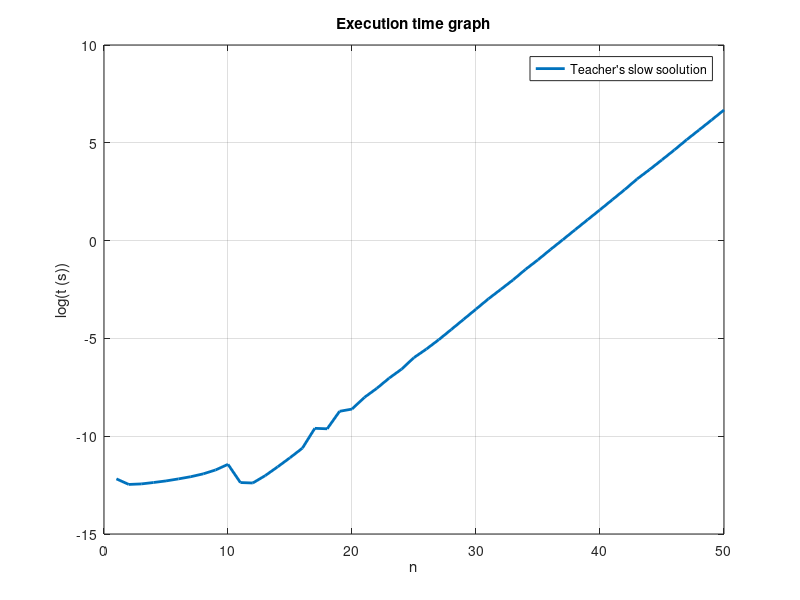
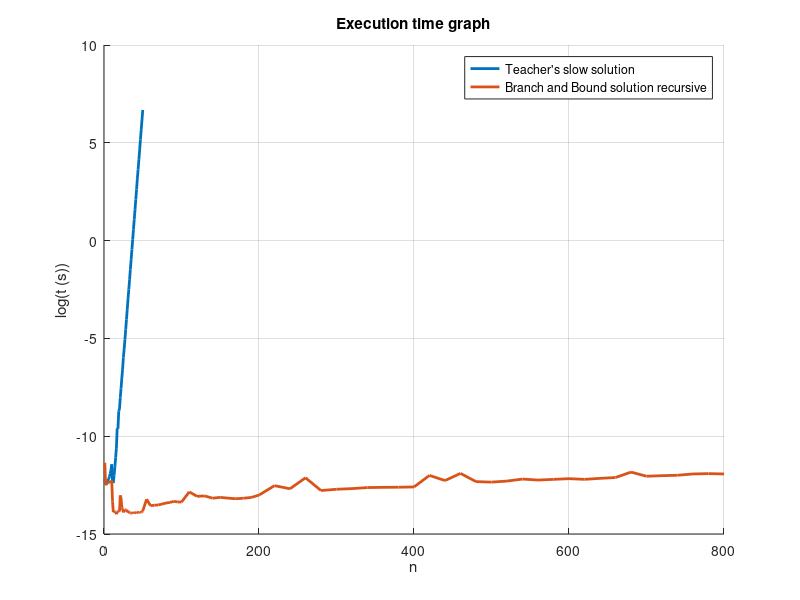
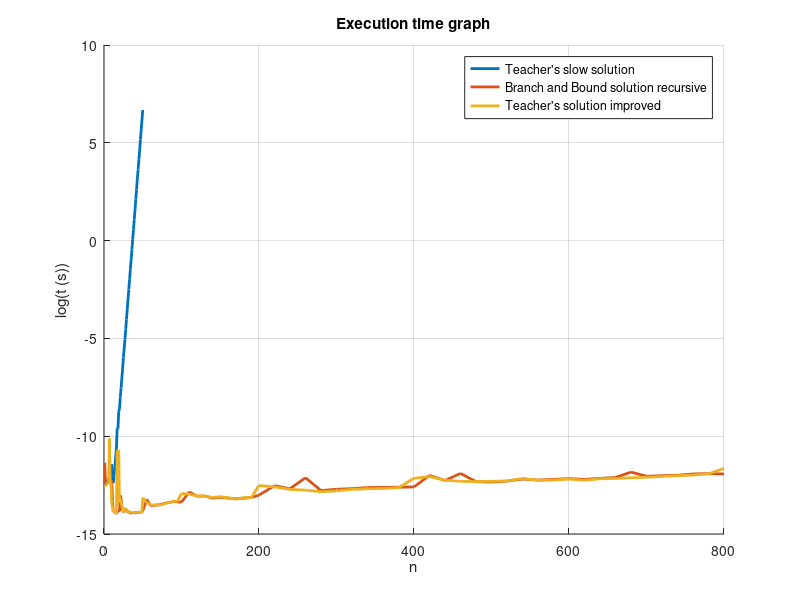
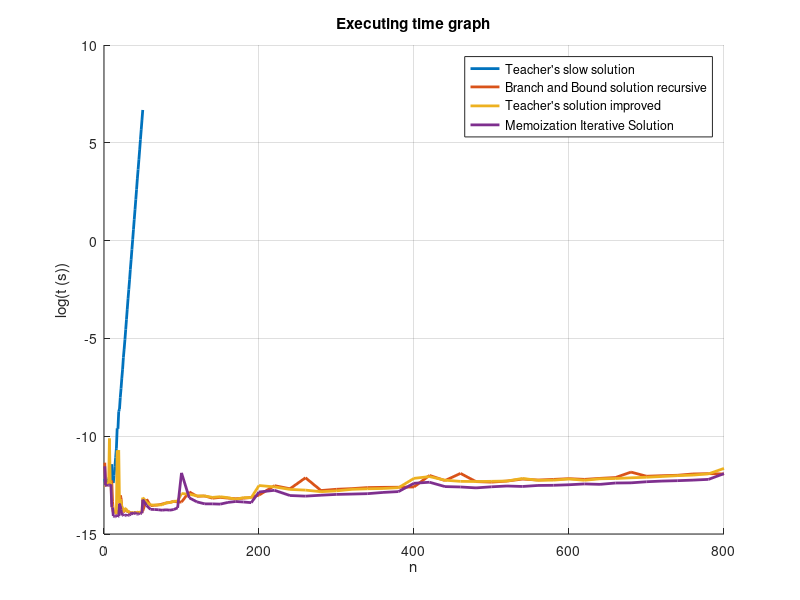

Write MATLAB code to recreate these figures, in order.
clear
clc

exec_temp_1 = [5.125e-06 3.855e-06 3.958e-06 4.257e-06 4.615e-06 5.116e-06 5.728e-06 6.620e-06 8.087e-06 1.077e-05 4.246e-06 4.150e-06 6.046e-06 9.465e-06 1.510e-05 2.464e-05 6.792e-05 6.629e-05 1.622e-04 1.816e-04 3.299e-04 5.240e-04 8.859e-04 1.399e-03 2.525e-03 3.910e-03 6.312e-03 1.058e-02 1.783e-02 3.007e-02 5.088e-02 8.264e-02 1.348e-01 2.303e-01 3.748e-01 6.320e-01 1.046e+00 1.747e+00 2.909e+00 4.832e+00 8.111e+00 1.359e+01 2.343e+01 3.779e+01 6.216e+01 1.032e+02 1.746e+02 2.880e+02 4.762e+02 7.950e+02];

exec_temp_2 = [1.173e-05 3.925e-06 3.779e-06 4.204e-06 4.295e-06 4.151e-06 4.167e-06 4.565e-06 4.208e-06 4.717e-06 1.625e-06 9.390e-07 9.680e-07 9.430e-07 9.410e-07 8.430e-07 9.440e-07 9.660e-07 9.970e-07 9.630e-07 2.202e-06 1.932e-06 1.184e-06 1.123e-06 9.240e-07 1.010e-06 1.053e-06 1.063e-06 1.062e-06 9.290e-07 9.910e-07 9.490e-07 8.850e-07 8.920e-07 8.960e-07 8.980e-07 8.830e-07 9.280e-07 8.930e-07 9.280e-07 9.130e-07 8.830e-07 9.320e-07 9.360e-07 9.120e-07 9.480e-07 9.240e-07 9.210e-07 9.500e-07 9.940e-07 1.813e-06 1.302e-06 1.331e-06 1.349e-06 1.414e-06 1.491e-06 1.533e-06 1.624e-06 1.575e-06 1.563e-06 2.636e-06 2.103e-06 2.141e-06 1.908e-06 1.990e-06 1.916e-06 1.856e-06 1.905e-06 1.981e-06 2.236e-06 3.622e-06 3.090e-06 5.422e-06 2.824e-06 3.012e-06 3.116e-06 3.284e-06 3.324e-06 3.344e-06 3.390e-06 6.118e-06 4.699e-06 6.777e-06 4.454e-06 4.338e-06 4.579e-06 5.072e-06 4.825e-06 4.993e-06 5.179e-06 5.000e-06 5.263e-06 5.490e-06 7.243e-06 5.866e-06 6.032e-06 6.165e-06 6.589e-06 6.697e-06 6.587e-06];
                                                                                                                                                                                                                                                                                                                                                                                                                                                                                                                                                                                                                                                                                                                                                                                                                                                                                                                                                                                                                                                       
exec_temp_3 = [3.617e-06 3.527e-06 3.771e-06 4.098e-06 4.283e-06 4.118e-06 4.044e-05 4.542e-06 4.174e-06 1.400e-06 1.308e-06 9.440e-07 9.890e-07 9.940e-07 9.610e-07 8.460e-07 2.192e-05 1.879e-05 2.224e-05 1.498e-06 1.809e-06 1.651e-06 1.235e-06 1.144e-06 9.470e-07 1.089e-06 1.156e-06 1.127e-06 1.053e-06 9.510e-07 9.820e-07 9.840e-07 8.980e-07 9.100e-07 9.520e-07 9.010e-07 9.260e-07 9.210e-07 8.890e-07 8.960e-07 9.350e-07 9.140e-07 9.120e-07 9.440e-07 9.050e-07 9.260e-07 9.660e-07 9.200e-07 9.600e-07 1.968e-06 1.532e-06 1.358e-06 1.339e-06 1.357e-06 1.358e-06 1.511e-06 1.524e-06 1.631e-06 1.639e-06 2.424e-06 2.341e-06 2.145e-06 2.132e-06 1.990e-06 2.058e-06 1.959e-06 1.809e-06 1.965e-06 1.960e-06 3.650e-06 3.401e-06 2.988e-06 2.885e-06 2.661e-06 2.774e-06 3.004e-06 3.083e-06 3.134e-06 3.261e-06 5.262e-06 5.760e-06 4.788e-06 4.512e-06 4.473e-06 4.522e-06 4.593e-06 5.238e-06 4.767e-06 4.800e-06 5.101e-06 4.775e-06 5.145e-06 5.220e-06 5.415e-06 5.564e-06 5.786e-06 6.038e-06 6.216e-06 6.622e-06 8.749e-06];
                                                                                                                                                                                                                                                                                                                                                                                                                                                                                                                                                                                                                                                                                                                                                                                                                                                                                                                                                                                                                                                       
exec_temp_4 = [9.741e-06 3.716e-06 3.531e-06 3.807e-06 3.676e-06 3.688e-06 3.720e-06 3.730e-06 3.875e-06 1.201e-06 1.188e-06 7.670e-07 7.560e-07 7.390e-07 7.350e-07 7.780e-07 8.070e-07 7.390e-07 7.610e-07 1.439e-06 1.276e-06 1.064e-06 7.900e-07 7.940e-07 8.340e-07 8.380e-07 7.890e-07 7.820e-07 7.790e-07 8.360e-07 7.990e-07 7.950e-07 7.910e-07 8.410e-07 8.830e-07 9.240e-07 8.760e-07 8.390e-07 9.050e-07 8.960e-07 9.140e-07 8.510e-07 8.450e-07 8.440e-07 8.510e-07 8.830e-07 8.680e-07 8.860e-07 8.830e-07 1.776e-06 1.311e-06 1.080e-06 1.071e-06 1.057e-06 1.033e-06 1.056e-06 1.034e-06 1.069e-06 1.165e-06 6.960e-06 1.945e-06 1.579e-06 1.429e-06 1.427e-06 1.409e-06 1.539e-06 1.611e-06 1.571e-06 1.519e-06 2.620e-06 2.854e-06 2.188e-06 2.120e-06 2.223e-06 2.315e-06 2.357e-06 2.404e-06 2.562e-06 2.675e-06 4.090e-06 4.317e-06 3.455e-06 3.386e-06 3.232e-06 3.416e-06 3.559e-06 3.474e-06 3.661e-06 3.691e-06 3.793e-06 3.956e-06 3.871e-06 4.148e-06 4.184e-06 4.424e-06 4.579e-06 4.673e-06 4.809e-06 4.995e-06 6.697e-06];
                                                                                                                                                                                                                                                                                                                                                                                                                                                                                                                                                                                                                                                                                                                                                                                                                                                                                                                                                                                                                                                        
exec_temp_5 = [3.779e-06 3.598e-06 3.624e-06 3.820e-06 3.736e-06 3.895e-06 3.750e-06 3.748e-06 4.060e-06 1.456e-06 1.062e-06 7.420e-07 7.540e-07 7.190e-07 7.380e-07 7.820e-07 7.320e-07 7.180e-07 7.460e-07 1.200e-06 1.048e-06 8.290e-07 7.850e-07 7.920e-07 8.540e-07 7.940e-07 7.500e-07 7.590e-07 7.650e-07 8.050e-07 7.970e-07 7.910e-07 7.820e-07 8.230e-07 8.700e-07 9.370e-07 8.350e-07 7.950e-07 8.140e-07 8.330e-07 8.890e-07 7.530e-07 7.720e-07 7.540e-07 7.430e-07 7.670e-07 7.440e-07 7.330e-07 7.790e-07 1.592e-06 9.470e-07 8.430e-07 7.800e-07 7.990e-07 8.360e-07 8.150e-07 8.290e-07 8.200e-07 1.002e-06 1.564e-06 9.930e-07 8.670e-07 8.720e-07 9.050e-07 9.020e-07 1.052e-06 1.062e-06 8.140e-07 8.620e-07 1.678e-06 1.529e-06 9.870e-07 9.780e-07 1.153e-06 9.660e-07 1.009e-06 1.145e-06 8.860e-07 1.003e-06 2.595e-06 1.294e-06 1.036e-06 1.247e-06 9.610e-07 1.068e-06 1.197e-06 9.390e-07 1.219e-06 1.137e-06 9.510e-07 1.119e-06 1.124e-06 9.810e-07 1.139e-06 1.036e-06 1.008e-06 1.158e-06 8.850e-07 9.370e-07 1.641e-06];
                                                                                                                                                                                                                                                                                                                                                                                                                                                                                                                                                                                                                                                                                                                                                                                                                                                                                                                                                                                                                                                                                                                                                                                                                             
          n = [        1         2         3         4         5         6         7         8         9        10        11        12        13        14        15        16        17        18        19        20        21        22        23        24        25        26        27        28        29        30        31        32        33        34        35        36        37        38        39        40        41        42        43        44        45        46        47        48        49        50        55        60        65        70        75        80        85        90        95       100       110       120       130       140       150       160       170       180       190       200       220       240       260       280       300       320       340       360       380       400       420       440       460       480       500       520       540       560       580       600       620       640       660       680       700       720       740       760       780       800];

n_long = zeros(1,length(exec_temp_1));

for i = 1:length(exec_temp_1)
    n_long(i) = n(i);
end

figure(1)
plot(n_long,log(exec_temp_1),"LineWidth",2,"Color",[0 0.4470 0.7410])
title("Execution time graph")
legend("Teacher's slow soolution")
xlabel("n")
ylabel("log(t (s))")
grid on

figure(2)
hold on
plot(n_long,log(exec_temp_1),"LineWidth",2,"Color",[0 0.4470 0.7410])
plot(n,log(exec_temp_2),"LineWidth",2,"Color",[0.8500 0.3250 0.0980])
title("Execution time graph")
legend("Teacher's slow solution","Branch and Bound solution recursive")
xlabel("n")
ylabel("log(t (s))")
grid on
hold off

figure(3)
hold on
plot(n_long,log(exec_temp_1),"LineWidth",2,"Color",[0 0.4470 0.7410])
plot(n,log(exec_temp_2),"LineWidth",2,"Color",[0.8500 0.3250 0.0980])
plot(n,log(exec_temp_3),"LineWidth",2,"Color",[0.9290 0.6940 0.1250])
title("Execution time graph")
legend("Teacher's slow solution","Branch and Bound solution recursive","Teacher's solution improved")
xlabel("n")
ylabel("log(t (s))")
grid on
hold off

figure(4)
hold on
plot(n_long,log(exec_temp_1),"LineWidth",2,"Color",[0 0.4470 0.7410])
plot(n,log(exec_temp_2),"LineWidth",2,"Color",[0.8500 0.3250 0.0980])
plot(n,log(exec_temp_3),"LineWidth",2,"Color",[0.9290 0.6940 0.1250])
plot(n,log(exec_temp_4),"LineWidth",2,"Color",[0.4940 0.1840 0.5560])
title("Executing time graph")
legend("Teacher's slow solution","Branch and Bound solution recursive","Teacher's solution improved","Memoization Iterative Solution")
xlabel("n")
ylabel("log(t (s))")
grid on

figure(5)
hold on
plot(n_long,log(exec_temp_1),"LineWidth",2,"Color",[0 0.4470 0.7410])
plot(n,log(exec_temp_2),"LineWidth",2,"Color",[0.8500 0.3250 0.0980])
plot(n,log(exec_temp_3),"LineWidth",2,"Color",[0.9290 0.6940 0.1250])
plot(n,log(exec_temp_4),"LineWidth",2,"Color",[0.4940 0.1840 0.5560])
plot(n,log(exec_temp_5),"LineWidth",2,"Color",[0.4660 0.6740 0.1880])
legend("Teacher's slow solution","Branch and Bound solution recursive","Teacher's solution improved","Memoization Iterative Solution","Dynamic Iterative solution")
grid on
xlabel("n")
ylabel("log(t (s))")
title("Executing time graph")
hold off
